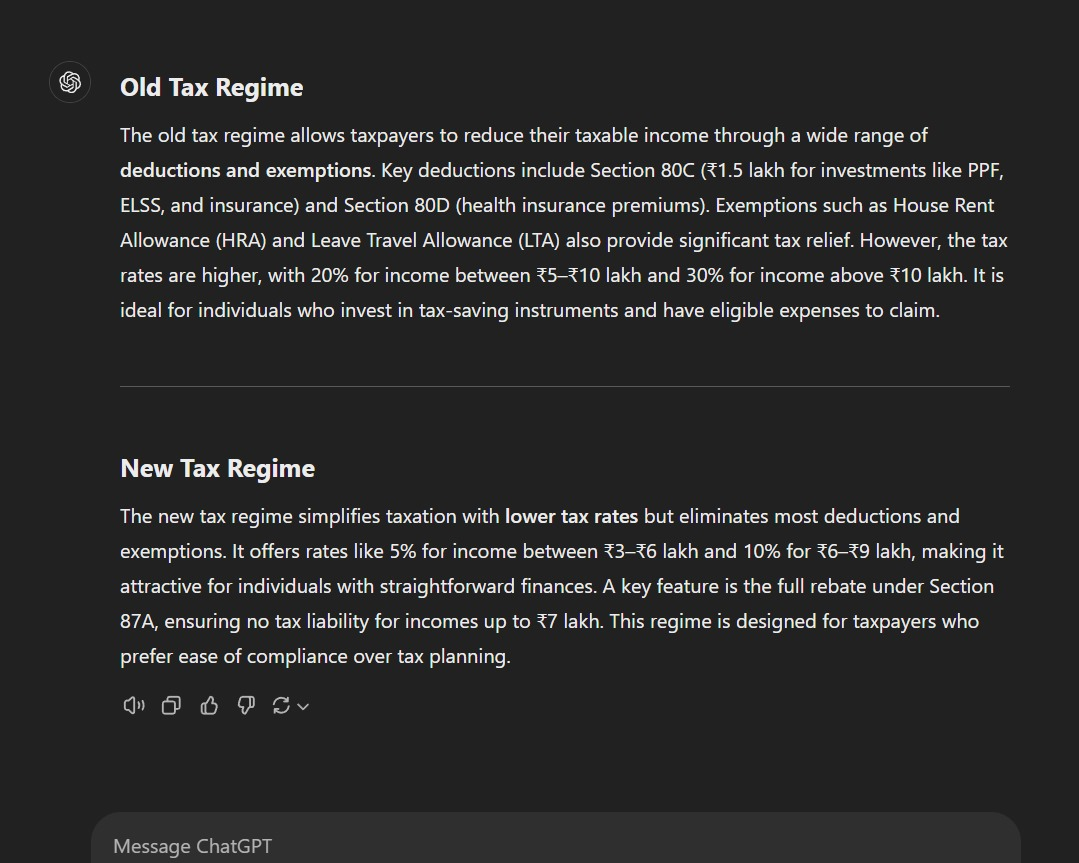
#> input picture plain.jpg, 1079 x 863 px, found by its file name
$ python ocr.py
#> lines starting #> are read from the running program, lines starting #| are printed output that depends on the picture
import cv2
import pytesseract
from PIL import Image


img = cv2.imread('trial/New folder/plain.jpg',1)
#> img is the input picture: shape (863, 1079, 3); mean B, G, R 43.1, 43.1, 43.1
img = cv2.resize(img, (400,400))
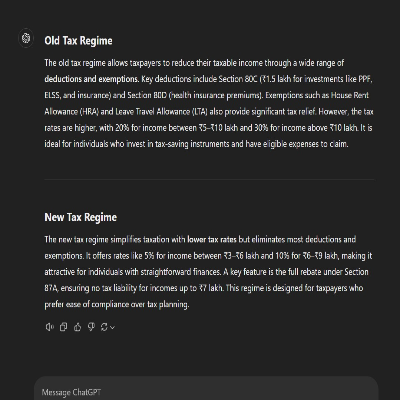
#> img: shape (400, 400, 3); mean B, G, R 43.1, 43, 43.1
inverted = cv2.bitwise_not(img)
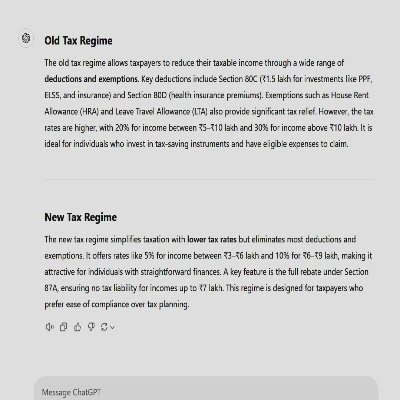
#> inverted: shape (400, 400, 3); mean B, G, R 211.9, 212, 211.9
cv2.imwrite('new_img.jpg', inverted)
cv2.imshow('Image', inverted)
cv2.waitKey(0)


#> (the run stopped early here; a loop or call above may not have finished)
